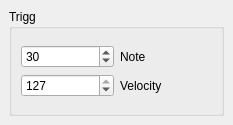
<ui version="4.0" >
 <author></author>
 <comment></comment>
 <exportmacro></exportmacro>
 <class>TriggBase</class>
 <widget class="QDialog" name="TriggBase" >
  <property name="geometry" >
   <rect>
    <x>0</x>
    <y>0</y>
    <width>233</width>
    <height>125</height>
   </rect>
  </property>
  <property name="sizePolicy" >
   <sizepolicy>
    <hsizetype>3</hsizetype>
    <vsizetype>5</vsizetype>
    <horstretch>0</horstretch>
    <verstretch>0</verstretch>
   </sizepolicy>
  </property>
  <property name="windowTitle" >
   <string>MusE:  Midi Input Trigg</string>
  </property>
  <layout class="QGridLayout" >
   <property name="margin" >
    <number>9</number>
   </property>
   <property name="spacing" >
    <number>6</number>
   </property>
   <item row="0" column="0" >
    <widget class="QGroupBox" name="GroupBoxx" >
     <property name="sizePolicy" >
      <sizepolicy>
       <hsizetype>5</hsizetype>
       <vsizetype>5</vsizetype>
       <horstretch>0</horstretch>
       <verstretch>0</verstretch>
      </sizepolicy>
     </property>
     <property name="title" >
      <string>Trigg</string>
     </property>
     <layout class="QGridLayout" >
      <property name="margin" >
       <number>9</number>
      </property>
      <property name="spacing" >
       <number>6</number>
      </property>
      <item row="0" column="0" >
       <layout class="QGridLayout" >
        <property name="margin" >
         <number>0</number>
        </property>
        <property name="spacing" >
         <number>6</number>
        </property>
        <item row="1" column="1" >
         <widget class="QLabel" name="label_2" >
          <property name="text" >
           <string>Velocity</string>
          </property>
         </widget>
        </item>
        <item row="0" column="0" >
         <widget class="QSpinBox" name="noteEntry" >
          <property name="maximum" >
           <number>127</number>
          </property>
          <property name="value" >
           <number>30</number>
          </property>
         </widget>
        </item>
        <item row="1" column="0" >
         <widget class="QSpinBox" name="velocityEntry" >
          <property name="maximum" >
           <number>127</number>
          </property>
          <property name="minimum" >
           <number>0</number>
          </property>
          <property name="value" >
           <number>127</number>
          </property>
         </widget>
        </item>
        <item row="0" column="1" >
         <widget class="QLabel" name="label" >
          <property name="text" >
           <string>Note</string>
          </property>
         </widget>
        </item>
       </layout>
      </item>
     </layout>
    </widget>
   </item>
  </layout>
 </widget>
 <layoutdefault spacing="6" margin="11" />
 <pixmapfunction></pixmapfunction>
 <resources/>
 <connections/>
</ui>
